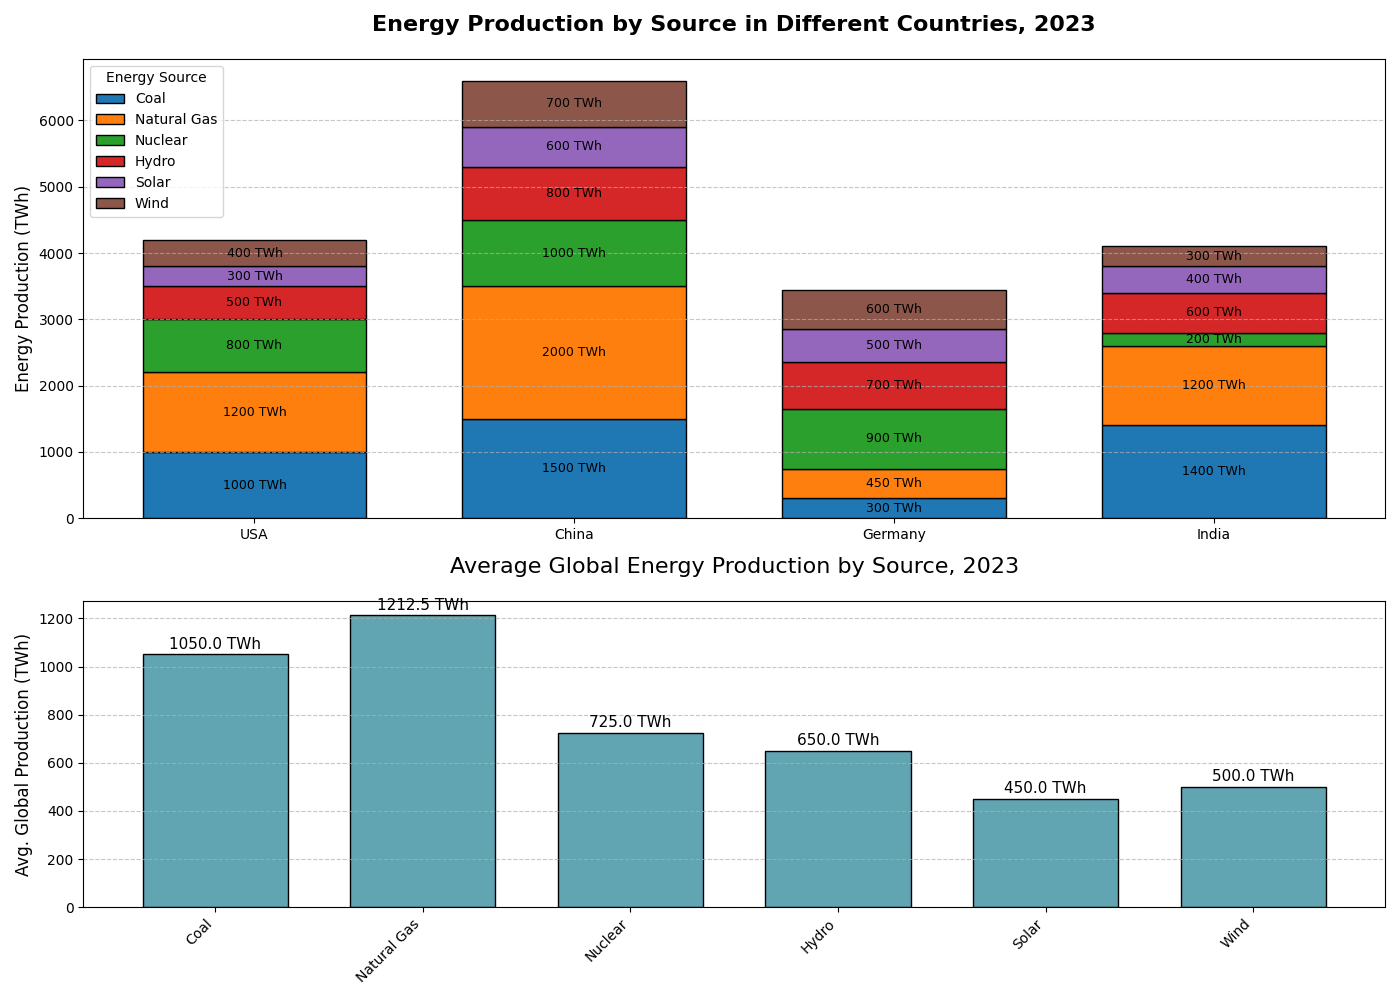

Source code (Python):
import matplotlib.pyplot as plt
import numpy as np

# Energy sources and countries (arbitrary data)
sources = ['Coal', 'Natural Gas', 'Nuclear', 'Hydro', 'Solar', 'Wind']
countries = ['USA', 'China', 'Germany', 'India']  # Removed 'Brazil'

# Energy production data in TWh for each country and source (Removed Brazil's data)
energy_data = [
    [1000, 1200, 800, 500, 300, 400],  # USA
    [1500, 2000, 1000, 800, 600, 700],  # China
    [300, 450, 900, 700, 500, 600],     # Germany
    [1400, 1200, 200, 600, 400, 300],   # India
]

# Compute the average energy production for each source globally
average_production = np.mean(energy_data, axis=0)

# Create subplots for different visual aspects
fig, (ax1, ax2) = plt.subplots(2, 1, figsize=(14, 10), gridspec_kw={'height_ratios': [3, 2]})

# Plotting stacked bar for total energy production of each country
bar_width = 0.7
colors = ['#1f77b4', '#ff7f0e', '#2ca02c', '#d62728', '#9467bd', '#8c564b']
bottoms = np.zeros(len(countries))

# Plot stacked bars
for source_idx, (source, color) in enumerate(zip(sources, colors)):
    source_data = [country_data[source_idx] for country_data in energy_data]
    bars = ax1.bar(countries, source_data, width=bar_width, bottom=bottoms, color=color, edgecolor='black', label=source)
    bottoms += source_data

# Annotate each source segment with the production value
for bars in ax1.containers:
    ax1.bar_label(bars, label_type='center', fmt='%.0f TWh', fontsize=9)

# Setting labels, title, and legend
ax1.set_ylabel('Energy Production (TWh)', fontsize=12)
ax1.set_title('Energy Production by Source in Different Countries, 2023', fontsize=16, fontweight='bold', pad=20)
ax1.legend(title='Energy Source', loc='upper left', fontsize=10)
ax1.grid(axis='y', linestyle='--', alpha=0.7)

# Plot the global average production as bar chart
ax2.bar(sources, average_production, color=['#61a4b2'], edgecolor='black', width=bar_width)
for i, val in enumerate(average_production):
    ax2.text(i, val + 10, f'{val:.1f} TWh', ha='center', va='bottom', fontsize=11)

# Setting labels and title
ax2.set_ylabel('Avg. Global Production (TWh)', fontsize=12)
ax2.set_title('Average Global Energy Production by Source, 2023', fontsize=16, pad=20)
ax2.set_xticklabels(sources, rotation=45, ha='right')
ax2.grid(axis='y', linestyle='--', alpha=0.7)

# Adjust layout
plt.tight_layout()

# Display the plots
plt.show()
